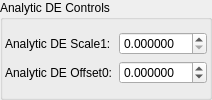
    <widget class="QGroupBox" name="groupBox_4">
     <property name="title">
      <string>Analytic DE Controls</string>
     </property>
     <layout class="QVBoxLayout" name="verticalLayout_8">
      <property name="leftMargin">
       <number>2</number>
      </property>
      <property name="topMargin">
       <number>2</number>
      </property>
      <property name="rightMargin">
       <number>2</number>
      </property>
      <property name="bottomMargin">
       <number>2</number>
      </property>
      <item>
       <layout class="QGridLayout" name="gridLayout_18" columnstretch="0,1">
        <item row="1" column="0">
         <widget class="QLabel" name="label_115">
          <property name="text">
           <string>Analytic DE Scale1:</string>
          </property>
         </widget>
        </item>
        <item row="2" column="1">
         <widget class="MyDoubleSpinBox" name="spinbox_analyticDE_offset_0">
          <property name="sizePolicy">
           <sizepolicy hsizetype="Minimum" vsizetype="Maximum">
            <horstretch>0</horstretch>
            <verstretch>0</verstretch>
           </sizepolicy>
          </property>
          <property name="prefix">
           <string/>
          </property>
          <property name="suffix">
           <string/>
          </property>
          <property name="decimals">
           <number>6</number>
          </property>
          <property name="minimum">
           <double>-99.989999999999995</double>
          </property>
          <property name="maximum">
           <double>99.989999999999995</double>
          </property>
          <property name="singleStep">
           <double>0.100000000000000</double>
          </property>
         </widget>
        </item>
        <item row="1" column="1">
         <widget class="MyDoubleSpinBox" name="spinbox_analyticDE_scale_1">
          <property name="sizePolicy">
           <sizepolicy hsizetype="Minimum" vsizetype="Maximum">
            <horstretch>0</horstretch>
            <verstretch>0</verstretch>
           </sizepolicy>
          </property>
          <property name="prefix">
           <string/>
          </property>
          <property name="suffix">
           <string/>
          </property>
          <property name="decimals">
           <number>6</number>
          </property>
          <property name="minimum">
           <double>0.000000000000000</double>
          </property>
          <property name="maximum">
           <double>99.989999999999995</double>
          </property>
          <property name="singleStep">
           <double>0.100000000000000</double>
          </property>
         </widget>
        </item>
        <item row="2" column="0">
         <widget class="QLabel" name="label_114">
          <property name="text">
           <string>Analytic DE Offset0:</string>
          </property>
         </widget>
        </item>
       </layout>
      </item>
     </layout>
    </widget>
